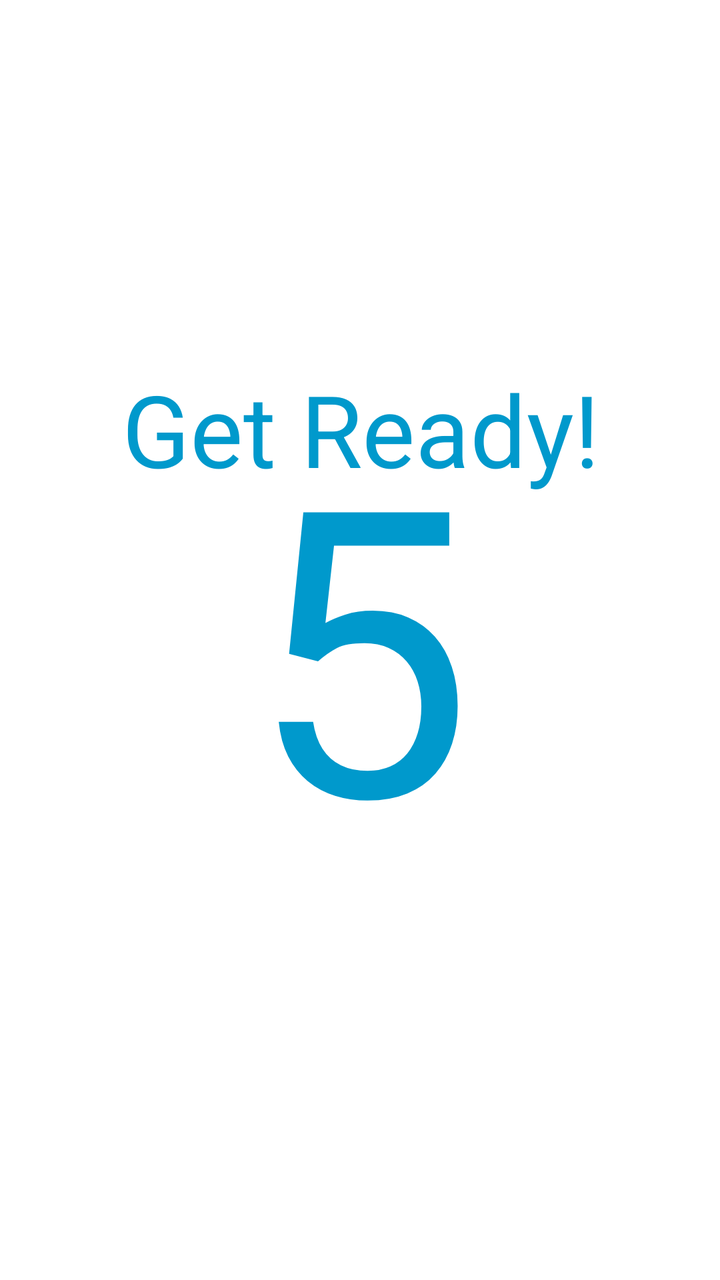
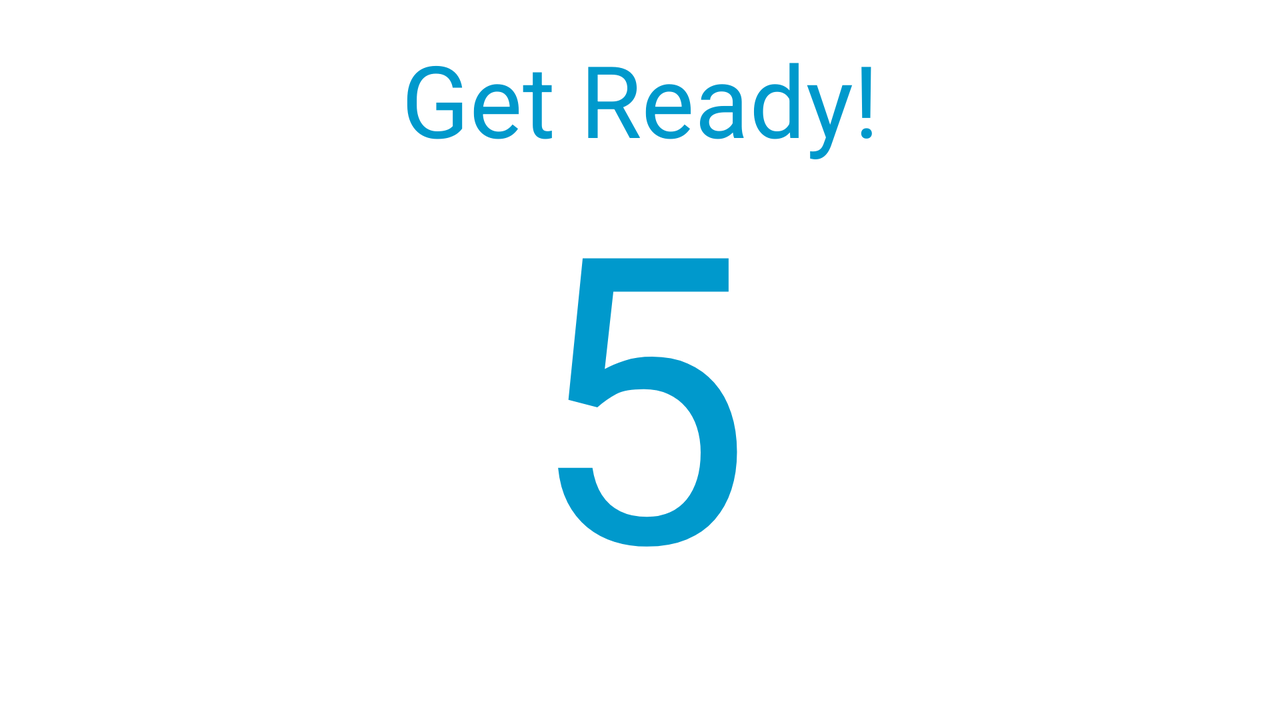

The same Android screen from two of the app's own layout files: first res/layout/ as a phone draws it, then the repository's variant for another configuration, drawn on a device whose configuration selects that folder. Both files follow.
<!-- AndroidManifest.xml: application theme AppTheme -->
<!-- res/layout/fragment_fragment_countdown.xml -->
<?xml version="1.0" encoding="utf-8"?>
<android.support.constraint.ConstraintLayout xmlns:android="http://schemas.android.com/apk/res/android"
    xmlns:app="http://schemas.android.com/apk/res-auto"
    xmlns:tools="http://schemas.android.com/tools"
    android:id="@+id/fragmentLayout"
    android:layout_width="match_parent"
    android:layout_height="match_parent"
    android:background="@android:color/white"
    tools:context="com.example.robmillaci.SimpleHIITtimer.FragmentCountdown">

    

    <TextView
        android:id="@+id/fragmentCountDown"
        android:layout_width="364dp"
        android:layout_height="518dp"
        android:layout_marginBottom="8dp"
        android:layout_marginEnd="8dp"
        android:layout_marginLeft="8dp"
        android:layout_marginRight="8dp"
        android:layout_marginStart="8dp"
        android:layout_marginTop="8dp"
        android:background="@android:color/background_light"
        android:gravity="top|bottom|center_vertical|center_horizontal"
        android:text="5"
        android:textColor="@android:color/holo_blue_dark"
        android:textSize="200sp"
        app:layout_constraintBottom_toBottomOf="parent"
        app:layout_constraintEnd_toEndOf="parent"
        app:layout_constraintStart_toStartOf="parent"
        app:layout_constraintTop_toTopOf="parent" />

    <TextView
        android:layout_width="wrap_content"
        android:layout_height="wrap_content"
        android:layout_marginEnd="8dp"
        android:layout_marginLeft="8dp"
        android:layout_marginRight="8dp"
        android:layout_marginStart="8dp"
        android:layout_marginTop="120dp"
        android:text="Get Ready!"
        android:textColor="@android:color/holo_blue_dark"
        android:textSize="50sp"
        app:layout_constraintEnd_toEndOf="parent"
        app:layout_constraintHorizontal_bias="0.504"
        app:layout_constraintStart_toStartOf="parent"
        app:layout_constraintTop_toTopOf="@+id/fragmentCountDown" />

</android.support.constraint.ConstraintLayout>
<!-- resources referenced by this layout -->
<resources>
  <style name="AppTheme" parent="Theme.AppCompat.Light.DarkActionBar">
          
          <item name="colorPrimary">@color/colorPrimary</item>
          <item name="colorPrimaryDark">@color/colorPrimaryDark</item>
          <item name="colorAccent">@color/colorAccent</item>
          <item name="android:windowBackground">@color/white</item>
  
          <item name="dialogTheme">@style/DialogStyle</item>
          <item name="alertDialogTheme">@style/DialogStyle</item>
          <item name="preferenceTheme">@style/preferenceTheme</item>
      </style>
  <style name="DialogStyle" parent="Theme.AppCompat.Light.DarkActionBar">
          <item name="colorAccent">@color/colorAccent</item>
      </style>
  <style name="preferenceTheme" parent="AppTheme">
          <item name="android:textColor">#000000</item>
          <item name="android:textColorPrimary">#000000</item>
          <item name="android:textColorSecondary">#000000</item>
      </style>
</resources>
<!-- res/layout-land/fragment_fragment_countdown.xml (the repository's variant of the layout above) -->
<!-- drawn on the phone turned sideways -->
<?xml version="1.0" encoding="utf-8"?>
<android.support.constraint.ConstraintLayout xmlns:android="http://schemas.android.com/apk/res/android"
    xmlns:app="http://schemas.android.com/apk/res-auto"
    xmlns:tools="http://schemas.android.com/tools"
    android:id="@+id/fragmentLayout"
    android:layout_width="match_parent"
    android:layout_height="match_parent"
    android:background="@android:color/white"
    tools:context="com.example.robmillaci.SimpleHIITtimer.FragmentCountdown">

    

    <TextView
        android:id="@+id/fragmentCountDown"
        android:layout_width="364dp"
        android:layout_height="518dp"
        android:layout_marginBottom="8dp"
        android:layout_marginEnd="8dp"
        android:layout_marginLeft="8dp"
        android:layout_marginRight="8dp"
        android:layout_marginStart="8dp"
        android:layout_marginTop="8dp"
        android:background="@android:color/background_light"
        android:gravity="top|bottom|center_vertical|center_horizontal"
        android:text="5"
        android:textColor="@android:color/holo_blue_dark"
        android:textSize="200sp"
        app:layout_constraintBottom_toBottomOf="parent"
        app:layout_constraintEnd_toEndOf="parent"
        app:layout_constraintStart_toStartOf="parent"
        app:layout_constraintTop_toTopOf="parent"
        app:layout_constraintVertical_bias="0.429" />

    <TextView
        android:layout_width="wrap_content"
        android:layout_height="wrap_content"
        android:layout_marginEnd="8dp"
        android:layout_marginLeft="8dp"
        android:layout_marginRight="8dp"
        android:layout_marginStart="8dp"
        android:layout_marginTop="16dp"
        android:text="Get Ready!"
        android:textColor="@android:color/holo_blue_dark"
        android:textSize="50sp"
        app:layout_constraintEnd_toEndOf="@+id/fragmentCountDown"
        app:layout_constraintStart_toStartOf="@+id/fragmentCountDown"
        app:layout_constraintTop_toTopOf="parent" />

</android.support.constraint.ConstraintLayout>
